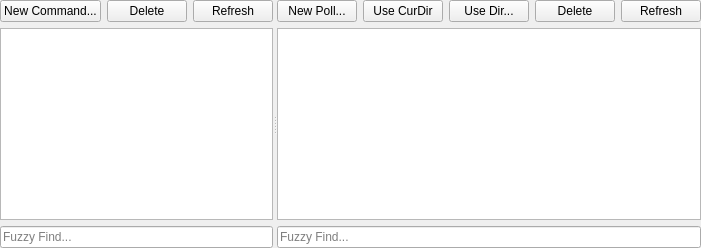
      <widget class="QSplitter" name="splitter">
       <property name="orientation">
        <enum>Qt::Horizontal</enum>
       </property>
       <widget class="QWidget" name="layoutWidget">
        <layout class="QVBoxLayout" name="verticalLayout">
         <item>
          <layout class="QHBoxLayout" name="horizontalLayout_8">
           <item>
            <widget class="QPushButton" name="button_newopt">
             <property name="toolTip">
              <string>&lt;html&gt;&lt;head/&gt;&lt;body&gt;&lt;p&gt;opens a window to create a new command that you can keep private or publish to the Pretty Protein Project server&lt;/p&gt;&lt;/body&gt;&lt;/html&gt;</string>
             </property>
             <property name="text">
              <string>New Command...</string>
             </property>
            </widget>
           </item>
           <item>
            <widget class="QPushButton" name="button_delopt">
             <property name="toolTip">
              <string>&lt;html&gt;&lt;head/&gt;&lt;body&gt;&lt;p&gt;delete the selected command. will only delete from the server if you are the same user who created it.&lt;/p&gt;&lt;/body&gt;&lt;/html&gt;</string>
             </property>
             <property name="text">
              <string>Delete</string>
             </property>
            </widget>
           </item>
           <item>
            <widget class="QPushButton" name="button_refresh_cmds">
             <property name="toolTip">
              <string>&lt;html&gt;&lt;head/&gt;&lt;body&gt;&lt;p&gt;get new command list from the server&lt;/p&gt;&lt;/body&gt;&lt;/html&gt;</string>
             </property>
             <property name="text">
              <string>Refresh</string>
             </property>
            </widget>
           </item>
          </layout>
         </item>
         <item>
          <widget class="QListWidget" name="toggles">
           <property name="dragEnabled">
            <bool>true</bool>
           </property>
           <property name="dragDropMode">
            <enum>QAbstractItemView::DragDrop</enum>
           </property>
          </widget>
         </item>
         <item>
          <widget class="QLineEdit" name="opt_findcmd">
           <property name="toolTip">
            <string>&lt;html&gt;&lt;head/&gt;&lt;body&gt;&lt;p&gt;searches command names using fzf fuzzyfinder syntax&lt;br/&gt;&lt;/p&gt;&lt;table border=&quot;0&quot; style=&quot; margin-top:0px; margin-bottom:0px; margin-left:0px; margin-right:0px; border-collapse:collapse;&quot; cellspacing=&quot;2&quot; cellpadding=&quot;0&quot; bgcolor=&quot;#343a40&quot;&gt;&lt;tr&gt;&lt;td style=&quot; padding-left:0; padding-right:0; padding-top:0; padding-bottom:0; border-top:1px; border-right:1px; border-bottom:1px; border-left:1px; border-top-color:#000000; border-right-color:#000000; border-bottom-color:#000000; border-left-color:#000000; border-top-style:solid; border-right-style:solid; border-bottom-style:solid; border-left-style:solid;&quot;&gt;&lt;p&gt;&lt;span style=&quot; font-family:'roboto mono','monospace'; font-size:16px; color:#000000;&quot;&gt;sbtrkt&lt;/span&gt;&lt;/p&gt;&lt;/td&gt;&lt;td style=&quot; padding-left:0; padding-right:0; padding-top:0; padding-bottom:0; border-top:1px; border-right:1px; border-bottom:1px; border-left:1px; border-top-color:#000000; border-right-color:#000000; border-bottom-color:#000000; border-left-color:#000000; border-top-style:solid; border-right-style:solid; border-bottom-style:solid; border-left-style:solid;&quot;&gt;&lt;p&gt;&lt;span style=&quot; font-family:'roboto','sans-serif'; font-size:16px; color:#000000;&quot;&gt;fuzzy-match&lt;/span&gt;&lt;/p&gt;&lt;/td&gt;&lt;td style=&quot; padding-left:0; padding-right:0; padding-top:0; padding-bottom:0; border-top:1px; border-right:1px; border-bottom:1px; border-left:1px; border-top-color:#000000; border-right-color:#000000; border-bottom-color:#000000; border-left-color:#000000; border-top-style:solid; border-right-style:solid; border-bottom-style:solid; border-left-style:solid;&quot;&gt;&lt;p&gt;&lt;span style=&quot; font-family:'roboto','sans-serif'; font-size:16px; color:#000000;&quot;&gt;Items that include &lt;/span&gt;&lt;span style=&quot; font-family:'roboto mono','monospace'; font-size:16px; color:#000000;&quot;&gt;sbtrkt&lt;/span&gt;&lt;span style=&quot; font-family:'roboto','sans-serif'; font-size:16px; color:#000000;&quot;&gt; characters in that order&lt;/span&gt;&lt;/p&gt;&lt;/td&gt;&lt;/tr&gt;&lt;tr&gt;&lt;td style=&quot; padding-left:0; padding-right:0; padding-top:0; padding-bottom:0; border-top:1px; border-right:1px; border-bottom:1px; border-left:1px; border-top-color:#000000; border-right-color:#000000; border-bottom-color:#000000; border-left-color:#000000; border-top-style:solid; border-right-style:solid; border-bottom-style:solid; border-left-style:solid;&quot;&gt;&lt;p&gt;&lt;span style=&quot; font-family:'roboto mono','monospace'; font-size:16px; color:#000000;&quot;&gt;'wild&lt;/span&gt;&lt;/p&gt;&lt;/td&gt;&lt;td style=&quot; padding-left:0; padding-right:0; padding-top:0; padding-bottom:0; border-top:1px; border-right:1px; border-bottom:1px; border-left:1px; border-top-color:#000000; border-right-color:#000000; border-bottom-color:#000000; border-left-color:#000000; border-top-style:solid; border-right-style:solid; border-bottom-style:solid; border-left-style:solid;&quot;&gt;&lt;p&gt;&lt;span style=&quot; font-family:'roboto','sans-serif'; font-size:16px; color:#000000;&quot;&gt;exact-match (quoted)&lt;/span&gt;&lt;/p&gt;&lt;/td&gt;&lt;td style=&quot; padding-left:0; padding-right:0; padding-top:0; padding-bottom:0; border-top:1px; border-right:1px; border-bottom:1px; border-left:1px; border-top-color:#000000; border-right-color:#000000; border-bottom-color:#000000; border-left-color:#000000; border-top-style:solid; border-right-style:solid; border-bottom-style:solid; border-left-style:solid;&quot;&gt;&lt;p&gt;&lt;span style=&quot; font-family:'roboto','sans-serif'; font-size:16px; color:#000000;&quot;&gt;Items that include &lt;/span&gt;&lt;span style=&quot; font-family:'roboto mono','monospace'; font-size:16px; color:#000000;&quot;&gt;wild&lt;/span&gt;&lt;/p&gt;&lt;/td&gt;&lt;/tr&gt;&lt;tr&gt;&lt;td style=&quot; padding-left:0; padding-right:0; padding-top:0; padding-bottom:0; border-top:1px; border-right:1px; border-bottom:1px; border-left:1px; border-top-color:#000000; border-right-color:#000000; border-bottom-color:#000000; border-left-color:#000000; border-top-style:solid; border-right-style:solid; border-bottom-style:solid; border-left-style:solid;&quot;&gt;&lt;p&gt;&lt;span style=&quot; font-family:'roboto mono','monospace'; font-size:16px; color:#000000;&quot;&gt;'wild'&lt;/span&gt;&lt;/p&gt;&lt;/td&gt;&lt;td style=&quot; padding-left:0; padding-right:0; padding-top:0; padding-bottom:0; border-top:1px; border-right:1px; border-bottom:1px; border-left:1px; border-top-color:#000000; border-right-color:#000000; border-bottom-color:#000000; border-left-color:#000000; border-top-style:solid; border-right-style:solid; border-bottom-style:solid; border-left-style:solid;&quot;&gt;&lt;p&gt;&lt;span style=&quot; font-family:'roboto','sans-serif'; font-size:16px; color:#000000;&quot;&gt;exact-boundary-match (quoted both ends)&lt;/span&gt;&lt;/p&gt;&lt;/td&gt;&lt;td style=&quot; padding-left:0; padding-right:0; padding-top:0; padding-bottom:0; border-top:1px; border-right:1px; border-bottom:1px; border-left:1px; border-top-color:#000000; border-right-color:#000000; border-bottom-color:#000000; border-left-color:#000000; border-top-style:solid; border-right-style:solid; border-bottom-style:solid; border-left-style:solid;&quot;&gt;&lt;p&gt;&lt;span style=&quot; font-family:'roboto','sans-serif'; font-size:16px; color:#000000;&quot;&gt;Items that include &lt;/span&gt;&lt;span style=&quot; font-family:'roboto mono','monospace'; font-size:16px; color:#000000;&quot;&gt;wild&lt;/span&gt;&lt;span style=&quot; font-family:'roboto','sans-serif'; font-size:16px; color:#000000;&quot;&gt; at word boundaries&lt;/span&gt;&lt;/p&gt;&lt;/td&gt;&lt;/tr&gt;&lt;tr&gt;&lt;td style=&quot; padding-left:0; padding-right:0; padding-top:0; padding-bottom:0; border-top:1px; border-right:1px; border-bottom:1px; border-left:1px; border-top-color:#000000; border-right-color:#000000; border-bottom-color:#000000; border-left-color:#000000; border-top-style:solid; border-right-style:solid; border-bottom-style:solid; border-left-style:solid;&quot;&gt;&lt;p&gt;&lt;span style=&quot; font-family:'roboto mono','monospace'; font-size:16px; color:#000000;&quot;&gt;^music&lt;/span&gt;&lt;/p&gt;&lt;/td&gt;&lt;td style=&quot; padding-left:0; padding-right:0; padding-top:0; padding-bottom:0; border-top:1px; border-right:1px; border-bottom:1px; border-left:1px; border-top-color:#000000; border-right-color:#000000; border-bottom-color:#000000; border-left-color:#000000; border-top-style:solid; border-right-style:solid; border-bottom-style:solid; border-left-style:solid;&quot;&gt;&lt;p&gt;&lt;span style=&quot; font-family:'roboto','sans-serif'; font-size:16px; color:#000000;&quot;&gt;prefix-exact-match&lt;/span&gt;&lt;/p&gt;&lt;/td&gt;&lt;td style=&quot; padding-left:0; padding-right:0; padding-top:0; padding-bottom:0; border-top:1px; border-right:1px; border-bottom:1px; border-left:1px; border-top-color:#000000; border-right-color:#000000; border-bottom-color:#000000; border-left-color:#000000; border-top-style:solid; border-right-style:solid; border-bottom-style:solid; border-left-style:solid;&quot;&gt;&lt;p&gt;&lt;span style=&quot; font-family:'roboto','sans-serif'; font-size:16px; color:#000000;&quot;&gt;Items that start with &lt;/span&gt;&lt;span style=&quot; font-family:'roboto mono','monospace'; font-size:16px; color:#000000;&quot;&gt;music&lt;/span&gt;&lt;/p&gt;&lt;/td&gt;&lt;/tr&gt;&lt;tr&gt;&lt;td style=&quot; padding-left:0; padding-right:0; padding-top:0; padding-bottom:0; border-top:1px; border-right:1px; border-bottom:1px; border-left:1px; border-top-color:#000000; border-right-color:#000000; border-bottom-color:#000000; border-left-color:#000000; border-top-style:solid; border-right-style:solid; border-bottom-style:solid; border-left-style:solid;&quot;&gt;&lt;p&gt;&lt;span style=&quot; font-family:'roboto mono','monospace'; font-size:16px; color:#000000;&quot;&gt;.mp3$&lt;/span&gt;&lt;/p&gt;&lt;/td&gt;&lt;td style=&quot; padding-left:0; padding-right:0; padding-top:0; padding-bottom:0; border-top:1px; border-right:1px; border-bottom:1px; border-left:1px; border-top-color:#000000; border-right-color:#000000; border-bottom-color:#000000; border-left-color:#000000; border-top-style:solid; border-right-style:solid; border-bottom-style:solid; border-left-style:solid;&quot;&gt;&lt;p&gt;&lt;span style=&quot; font-family:'roboto','sans-serif'; font-size:16px; color:#000000;&quot;&gt;suffix-exact-match&lt;/span&gt;&lt;/p&gt;&lt;/td&gt;&lt;td style=&quot; padding-left:0; padding-right:0; padding-top:0; padding-bottom:0; border-top:1px; border-right:1px; border-bottom:1px; border-left:1px; border-top-color:#000000; border-right-color:#000000; border-bottom-color:#000000; border-left-color:#000000; border-top-style:solid; border-right-style:solid; border-bottom-style:solid; border-left-style:solid;&quot;&gt;&lt;p&gt;&lt;span style=&quot; font-family:'roboto','sans-serif'; font-size:16px; color:#000000;&quot;&gt;Items that end with &lt;/span&gt;&lt;span style=&quot; font-family:'roboto mono','monospace'; font-size:16px; color:#000000;&quot;&gt;.mp3&lt;/span&gt;&lt;/p&gt;&lt;/td&gt;&lt;/tr&gt;&lt;tr&gt;&lt;td style=&quot; padding-left:0; padding-right:0; padding-top:0; padding-bottom:0; border-top:1px; border-right:1px; border-bottom:1px; border-left:1px; border-top-color:#000000; border-right-color:#000000; border-bottom-color:#000000; border-left-color:#000000; border-top-style:solid; border-right-style:solid; border-bottom-style:solid; border-left-style:solid;&quot;&gt;&lt;p&gt;&lt;span style=&quot; font-family:'roboto mono','monospace'; font-size:16px; color:#000000;&quot;&gt;!fire&lt;/span&gt;&lt;/p&gt;&lt;/td&gt;&lt;td style=&quot; padding-left:0; padding-right:0; padding-top:0; padding-bottom:0; border-top:1px; border-right:1px; border-bottom:1px; border-left:1px; border-top-color:#000000; border-right-color:#000000; border-bottom-color:#000000; border-left-color:#000000; border-top-style:solid; border-right-style:solid; border-bottom-style:solid; border-left-style:solid;&quot;&gt;&lt;p&gt;&lt;span style=&quot; font-family:'roboto','sans-serif'; font-size:16px; color:#000000;&quot;&gt;inverse-exact-match&lt;/span&gt;&lt;/p&gt;&lt;/td&gt;&lt;td style=&quot; padding-left:0; padding-right:0; padding-top:0; padding-bottom:0; border-top:1px; border-right:1px; border-bottom:1px; border-left:1px; border-top-color:#000000; border-right-color:#000000; border-bottom-color:#000000; border-left-color:#000000; border-top-style:solid; border-right-style:solid; border-bottom-style:solid; border-left-style:solid;&quot;&gt;&lt;p&gt;&lt;span style=&quot; font-family:'roboto','sans-serif'; font-size:16px; color:#000000;&quot;&gt;Items that do not include &lt;/span&gt;&lt;span style=&quot; font-family:'roboto mono','monospace'; font-size:16px; color:#000000;&quot;&gt;fire&lt;/span&gt;&lt;/p&gt;&lt;/td&gt;&lt;/tr&gt;&lt;tr&gt;&lt;td style=&quot; padding-left:0; padding-right:0; padding-top:0; padding-bottom:0; border-top:1px; border-right:1px; border-bottom:1px; border-left:1px; border-top-color:#000000; border-right-color:#000000; border-bottom-color:#000000; border-left-color:#000000; border-top-style:solid; border-right-style:solid; border-bottom-style:solid; border-left-style:solid;&quot;&gt;&lt;p&gt;&lt;span style=&quot; font-family:'roboto mono','monospace'; font-size:16px; color:#000000;&quot;&gt;!^music&lt;/span&gt;&lt;/p&gt;&lt;/td&gt;&lt;td style=&quot; padding-left:0; padding-right:0; padding-top:0; padding-bottom:0; border-top:1px; border-right:1px; border-bottom:1px; border-left:1px; border-top-color:#000000; border-right-color:#000000; border-bottom-color:#000000; border-left-color:#000000; border-top-style:solid; border-right-style:solid; border-bottom-style:solid; border-left-style:solid;&quot;&gt;&lt;p&gt;&lt;span style=&quot; font-family:'roboto','sans-serif'; font-size:16px; color:#000000;&quot;&gt;inverse-prefix-exact-match&lt;/span&gt;&lt;/p&gt;&lt;/td&gt;&lt;td style=&quot; padding-left:0; padding-right:0; padding-top:0; padding-bottom:0; border-top:1px; border-right:1px; border-bottom:1px; border-left:1px; border-top-color:#000000; border-right-color:#000000; border-bottom-color:#000000; border-left-color:#000000; border-top-style:solid; border-right-style:solid; border-bottom-style:solid; border-left-style:solid;&quot;&gt;&lt;p&gt;&lt;span style=&quot; font-family:'roboto','sans-serif'; font-size:16px; color:#000000;&quot;&gt;Items that do not start with &lt;/span&gt;&lt;span style=&quot; font-family:'roboto mono','monospace'; font-size:16px; color:#000000;&quot;&gt;music&lt;/span&gt;&lt;/p&gt;&lt;/td&gt;&lt;/tr&gt;&lt;tr&gt;&lt;td style=&quot; padding-left:0; padding-right:0; padding-top:0; padding-bottom:0; border-top:1px; border-right:1px; border-bottom:1px; border-left:1px; border-top-color:#000000; border-right-color:#000000; border-bottom-color:#000000; border-left-color:#000000; border-top-style:solid; border-right-style:solid; border-bottom-style:solid; border-left-style:solid;&quot;&gt;&lt;p&gt;&lt;span style=&quot; font-family:'roboto mono','monospace'; font-size:16px; color:#000000;&quot;&gt;!.mp3$&lt;/span&gt;&lt;/p&gt;&lt;/td&gt;&lt;td style=&quot; padding-left:0; padding-right:0; padding-top:0; padding-bottom:0; border-top:1px; border-right:1px; border-bottom:1px; border-left:1px; border-top-color:#000000; border-right-color:#000000; border-bottom-color:#000000; border-left-color:#000000; border-top-style:solid; border-right-style:solid; border-bottom-style:solid; border-left-style:solid;&quot;&gt;&lt;p&gt;&lt;span style=&quot; font-family:'roboto','sans-serif'; font-size:16px; color:#000000;&quot;&gt;inverse-suffix-exact-match&lt;/span&gt;&lt;/p&gt;&lt;/td&gt;&lt;td style=&quot; padding-left:0; padding-right:0; padding-top:0; padding-bottom:0; border-top:1px; border-right:1px; border-bottom:1px; border-left:1px; border-top-color:#000000; border-right-color:#000000; border-bottom-color:#000000; border-left-color:#000000; border-top-style:solid; border-right-style:solid; border-bottom-style:solid; border-left-style:solid;&quot;&gt;&lt;p&gt;&lt;span style=&quot; font-family:'roboto','sans-serif'; font-size:16px; color:#000000;&quot;&gt;Items that do not end with &lt;/span&gt;&lt;span style=&quot; font-family:'roboto mono','monospace'; font-size:16px; color:#000000;&quot;&gt;.mp3&lt;/span&gt;&lt;/p&gt;&lt;/td&gt;&lt;/tr&gt;&lt;/table&gt;&lt;/body&gt;&lt;/html&gt;</string>
           </property>
           <property name="text">
            <string/>
           </property>
           <property name="placeholderText">
            <string>Fuzzy Find...</string>
           </property>
          </widget>
         </item>
        </layout>
       </widget>
       <widget class="QWidget" name="layoutWidget">
        <layout class="QHBoxLayout" name="horizontalLayout_2">
         <item>
          <layout class="QVBoxLayout" name="verticalLayout_2">
           <item>
            <layout class="QHBoxLayout" name="horizontalLayout">
             <item>
              <widget class="QPushButton" name="button_newpoll">
               <property name="toolTip">
                <string>&lt;html&gt;&lt;head/&gt;&lt;body&gt;&lt;p&gt;opens a window to create a new poll which you can publish to the server, or keep locally.&lt;/p&gt;&lt;/body&gt;&lt;/html&gt;</string>
               </property>
               <property name="text">
                <string>New Poll...</string>
               </property>
              </widget>
             </item>
             <item>
              <widget class="QPushButton" name="button_use_curdir">
               <property name="toolTip">
                <string>&lt;html&gt;&lt;head/&gt;&lt;body&gt;&lt;p&gt;immediately create a new local poll using the current directory&lt;/p&gt;&lt;/body&gt;&lt;/html&gt;</string>
               </property>
               <property name="text">
                <string>Use CurDir</string>
               </property>
              </widget>
             </item>
             <item>
              <widget class="QPushButton" name="button_use_dir">
               <property name="toolTip">
                <string>&lt;html&gt;&lt;head/&gt;&lt;body&gt;&lt;p&gt;open a file picker to choose a directory from which to immediately create a local poll&lt;/p&gt;&lt;/body&gt;&lt;/html&gt;</string>
               </property>
               <property name="text">
                <string>Use Dir...</string>
               </property>
              </widget>
             </item>
             <item>
              <widget class="QPushButton" name="button_delpoll">
               <property name="toolTip">
                <string>&lt;html&gt;&lt;head/&gt;&lt;body&gt;&lt;p&gt;delete the selected poll. will only delete poll from the server if you are the creator&lt;/p&gt;&lt;/body&gt;&lt;/html&gt;</string>
               </property>
               <property name="text">
                <string>Delete</string>
               </property>
              </widget>
             </item>
             <item>
              <widget class="QPushButton" name="button_refresh_polls">
               <property name="toolTip">
                <string>&lt;html&gt;&lt;head/&gt;&lt;body&gt;&lt;p&gt;reload polls from the server&lt;/p&gt;&lt;/body&gt;&lt;/html&gt;</string>
               </property>
               <property name="text">
                <string>Refresh</string>
               </property>
              </widget>
             </item>
            </layout>
           </item>
           <item>
            <widget class="QListWidget" name="polls">
             <property name="dragEnabled">
              <bool>true</bool>
             </property>
             <property name="dragDropMode">
              <enum>QAbstractItemView::DragDrop</enum>
             </property>
            </widget>
           </item>
           <item>
            <widget class="QLineEdit" name="opt_findpoll">
             <property name="toolTip">
              <string>&lt;html&gt;&lt;head/&gt;&lt;body&gt;&lt;p&gt;searches poll names, user, lignds, sym, and description using fzf syntax:&lt;br/&gt;&lt;/p&gt;&lt;table border=&quot;0&quot; style=&quot; margin-top:0px; margin-bottom:0px; margin-left:0px; margin-right:0px; border-collapse:collapse;&quot; cellspacing=&quot;2&quot; cellpadding=&quot;0&quot; bgcolor=&quot;#343a40&quot;&gt;&lt;tr&gt;&lt;td style=&quot; padding-left:0; padding-right:0; padding-top:0; padding-bottom:0; border-top:1px; border-right:1px; border-bottom:1px; border-left:1px; border-top-color:#000000; border-right-color:#000000; border-bottom-color:#000000; border-left-color:#000000; border-top-style:solid; border-right-style:solid; border-bottom-style:solid; border-left-style:solid;&quot;&gt;&lt;p&gt;&lt;span style=&quot; font-family:'roboto mono','monospace'; font-size:16px; color:#000000;&quot;&gt;sbtrkt&lt;/span&gt;&lt;/p&gt;&lt;/td&gt;&lt;td style=&quot; padding-left:0; padding-right:0; padding-top:0; padding-bottom:0; border-top:1px; border-right:1px; border-bottom:1px; border-left:1px; border-top-color:#000000; border-right-color:#000000; border-bottom-color:#000000; border-left-color:#000000; border-top-style:solid; border-right-style:solid; border-bottom-style:solid; border-left-style:solid;&quot;&gt;&lt;p&gt;&lt;span style=&quot; font-family:'roboto','sans-serif'; font-size:16px; color:#000000;&quot;&gt;fuzzy-match&lt;/span&gt;&lt;/p&gt;&lt;/td&gt;&lt;td style=&quot; padding-left:0; padding-right:0; padding-top:0; padding-bottom:0; border-top:1px; border-right:1px; border-bottom:1px; border-left:1px; border-top-color:#000000; border-right-color:#000000; border-bottom-color:#000000; border-left-color:#000000; border-top-style:solid; border-right-style:solid; border-bottom-style:solid; border-left-style:solid;&quot;&gt;&lt;p&gt;&lt;span style=&quot; font-family:'roboto','sans-serif'; font-size:16px; color:#000000;&quot;&gt;Items that include &lt;/span&gt;&lt;span style=&quot; font-family:'roboto mono','monospace'; font-size:16px; color:#000000;&quot;&gt;sbtrkt&lt;/span&gt;&lt;span style=&quot; font-family:'roboto','sans-serif'; font-size:16px; color:#000000;&quot;&gt; characters in that order&lt;/span&gt;&lt;/p&gt;&lt;/td&gt;&lt;/tr&gt;&lt;tr&gt;&lt;td style=&quot; padding-left:0; padding-right:0; padding-top:0; padding-bottom:0; border-top:1px; border-right:1px; border-bottom:1px; border-left:1px; border-top-color:#000000; border-right-color:#000000; border-bottom-color:#000000; border-left-color:#000000; border-top-style:solid; border-right-style:solid; border-bottom-style:solid; border-left-style:solid;&quot;&gt;&lt;p&gt;&lt;span style=&quot; font-family:'roboto mono','monospace'; font-size:16px; color:#000000;&quot;&gt;'wild&lt;/span&gt;&lt;/p&gt;&lt;/td&gt;&lt;td style=&quot; padding-left:0; padding-right:0; padding-top:0; padding-bottom:0; border-top:1px; border-right:1px; border-bottom:1px; border-left:1px; border-top-color:#000000; border-right-color:#000000; border-bottom-color:#000000; border-left-color:#000000; border-top-style:solid; border-right-style:solid; border-bottom-style:solid; border-left-style:solid;&quot;&gt;&lt;p&gt;&lt;span style=&quot; font-family:'roboto','sans-serif'; font-size:16px; color:#000000;&quot;&gt;exact-match (quoted)&lt;/span&gt;&lt;/p&gt;&lt;/td&gt;&lt;td style=&quot; padding-left:0; padding-right:0; padding-top:0; padding-bottom:0; border-top:1px; border-right:1px; border-bottom:1px; border-left:1px; border-top-color:#000000; border-right-color:#000000; border-bottom-color:#000000; border-left-color:#000000; border-top-style:solid; border-right-style:solid; border-bottom-style:solid; border-left-style:solid;&quot;&gt;&lt;p&gt;&lt;span style=&quot; font-family:'roboto','sans-serif'; font-size:16px; color:#000000;&quot;&gt;Items that include &lt;/span&gt;&lt;span style=&quot; font-family:'roboto mono','monospace'; font-size:16px; color:#000000;&quot;&gt;wild&lt;/span&gt;&lt;/p&gt;&lt;/td&gt;&lt;/tr&gt;&lt;tr&gt;&lt;td style=&quot; padding-left:0; padding-right:0; padding-top:0; padding-bottom:0; border-top:1px; border-right:1px; border-bottom:1px; border-left:1px; border-top-color:#000000; border-right-color:#000000; border-bottom-color:#000000; border-left-color:#000000; border-top-style:solid; border-right-style:solid; border-bottom-style:solid; border-left-style:solid;&quot;&gt;&lt;p&gt;&lt;span style=&quot; font-family:'roboto mono','monospace'; font-size:16px; color:#000000;&quot;&gt;'wild'&lt;/span&gt;&lt;/p&gt;&lt;/td&gt;&lt;td style=&quot; padding-left:0; padding-right:0; padding-top:0; padding-bottom:0; border-top:1px; border-right:1px; border-bottom:1px; border-left:1px; border-top-color:#000000; border-right-color:#000000; border-bottom-color:#000000; border-left-color:#000000; border-top-style:solid; border-right-style:solid; border-bottom-style:solid; border-left-style:solid;&quot;&gt;&lt;p&gt;&lt;span style=&quot; font-family:'roboto','sans-serif'; font-size:16px; color:#000000;&quot;&gt;exact-boundary-match (quoted both ends)&lt;/span&gt;&lt;/p&gt;&lt;/td&gt;&lt;td style=&quot; padding-left:0; padding-right:0; padding-top:0; padding-bottom:0; border-top:1px; border-right:1px; border-bottom:1px; border-left:1px; border-top-color:#000000; border-right-color:#000000; border-bottom-color:#000000; border-left-color:#000000; border-top-style:solid; border-right-style:solid; border-bottom-style:solid; border-left-style:solid;&quot;&gt;&lt;p&gt;&lt;span style=&quot; font-family:'roboto','sans-serif'; font-size:16px; color:#000000;&quot;&gt;Items that include &lt;/span&gt;&lt;span style=&quot; font-family:'roboto mono','monospace'; font-size:16px; color:#000000;&quot;&gt;wild&lt;/span&gt;&lt;span style=&quot; font-family:'roboto','sans-serif'; font-size:16px; color:#000000;&quot;&gt; at word boundaries&lt;/span&gt;&lt;/p&gt;&lt;/td&gt;&lt;/tr&gt;&lt;tr&gt;&lt;td style=&quot; padding-left:0; padding-right:0; padding-top:0; padding-bottom:0; border-top:1px; border-right:1px; border-bottom:1px; border-left:1px; border-top-color:#000000; border-right-color:#000000; border-bottom-color:#000000; border-left-color:#000000; border-top-style:solid; border-right-style:solid; border-bottom-style:solid; border-left-style:solid;&quot;&gt;&lt;p&gt;&lt;span style=&quot; font-family:'roboto mono','monospace'; font-size:16px; color:#000000;&quot;&gt;^music&lt;/span&gt;&lt;/p&gt;&lt;/td&gt;&lt;td style=&quot; padding-left:0; padding-right:0; padding-top:0; padding-bottom:0; border-top:1px; border-right:1px; border-bottom:1px; border-left:1px; border-top-color:#000000; border-right-color:#000000; border-bottom-color:#000000; border-left-color:#000000; border-top-style:solid; border-right-style:solid; border-bottom-style:solid; border-left-style:solid;&quot;&gt;&lt;p&gt;&lt;span style=&quot; font-family:'roboto','sans-serif'; font-size:16px; color:#000000;&quot;&gt;prefix-exact-match&lt;/span&gt;&lt;/p&gt;&lt;/td&gt;&lt;td style=&quot; padding-left:0; padding-right:0; padding-top:0; padding-bottom:0; border-top:1px; border-right:1px; border-bottom:1px; border-left:1px; border-top-color:#000000; border-right-color:#000000; border-bottom-color:#000000; border-left-color:#000000; border-top-style:solid; border-right-style:solid; border-bottom-style:solid; border-left-style:solid;&quot;&gt;&lt;p&gt;&lt;span style=&quot; font-family:'roboto','sans-serif'; font-size:16px; color:#000000;&quot;&gt;Items that start with &lt;/span&gt;&lt;span style=&quot; font-family:'roboto mono','monospace'; font-size:16px; color:#000000;&quot;&gt;music&lt;/span&gt;&lt;/p&gt;&lt;/td&gt;&lt;/tr&gt;&lt;tr&gt;&lt;td style=&quot; padding-left:0; padding-right:0; padding-top:0; padding-bottom:0; border-top:1px; border-right:1px; border-bottom:1px; border-left:1px; border-top-color:#000000; border-right-color:#000000; border-bottom-color:#000000; border-left-color:#000000; border-top-style:solid; border-right-style:solid; border-bottom-style:solid; border-left-style:solid;&quot;&gt;&lt;p&gt;&lt;span style=&quot; font-family:'roboto mono','monospace'; font-size:16px; color:#000000;&quot;&gt;.mp3$&lt;/span&gt;&lt;/p&gt;&lt;/td&gt;&lt;td style=&quot; padding-left:0; padding-right:0; padding-top:0; padding-bottom:0; border-top:1px; border-right:1px; border-bottom:1px; border-left:1px; border-top-color:#000000; border-right-color:#000000; border-bottom-color:#000000; border-left-color:#000000; border-top-style:solid; border-right-style:solid; border-bottom-style:solid; border-left-style:solid;&quot;&gt;&lt;p&gt;&lt;span style=&quot; font-family:'roboto','sans-serif'; font-size:16px; color:#000000;&quot;&gt;suffix-exact-match&lt;/span&gt;&lt;/p&gt;&lt;/td&gt;&lt;td style=&quot; padding-left:0; padding-right:0; padding-top:0; padding-bottom:0; border-top:1px; border-right:1px; border-bottom:1px; border-left:1px; border-top-color:#000000; border-right-color:#000000; border-bottom-color:#000000; border-left-color:#000000; border-top-style:solid; border-right-style:solid; border-bottom-style:solid; border-left-style:solid;&quot;&gt;&lt;p&gt;&lt;span style=&quot; font-family:'roboto','sans-serif'; font-size:16px; color:#000000;&quot;&gt;Items that end with &lt;/span&gt;&lt;span style=&quot; font-family:'roboto mono','monospace'; font-size:16px; color:#000000;&quot;&gt;.mp3&lt;/span&gt;&lt;/p&gt;&lt;/td&gt;&lt;/tr&gt;&lt;tr&gt;&lt;td style=&quot; padding-left:0; padding-right:0; padding-top:0; padding-bottom:0; border-top:1px; border-right:1px; border-bottom:1px; border-left:1px; border-top-color:#000000; border-right-color:#000000; border-bottom-color:#000000; border-left-color:#000000; border-top-style:solid; border-right-style:solid; border-bottom-style:solid; border-left-style:solid;&quot;&gt;&lt;p&gt;&lt;span style=&quot; font-family:'roboto mono','monospace'; font-size:16px; color:#000000;&quot;&gt;!fire&lt;/span&gt;&lt;/p&gt;&lt;/td&gt;&lt;td style=&quot; padding-left:0; padding-right:0; padding-top:0; padding-bottom:0; border-top:1px; border-right:1px; border-bottom:1px; border-left:1px; border-top-color:#000000; border-right-color:#000000; border-bottom-color:#000000; border-left-color:#000000; border-top-style:solid; border-right-style:solid; border-bottom-style:solid; border-left-style:solid;&quot;&gt;&lt;p&gt;&lt;span style=&quot; font-family:'roboto','sans-serif'; font-size:16px; color:#000000;&quot;&gt;inverse-exact-match&lt;/span&gt;&lt;/p&gt;&lt;/td&gt;&lt;td style=&quot; padding-left:0; padding-right:0; padding-top:0; padding-bottom:0; border-top:1px; border-right:1px; border-bottom:1px; border-left:1px; border-top-color:#000000; border-right-color:#000000; border-bottom-color:#000000; border-left-color:#000000; border-top-style:solid; border-right-style:solid; border-bottom-style:solid; border-left-style:solid;&quot;&gt;&lt;p&gt;&lt;span style=&quot; font-family:'roboto','sans-serif'; font-size:16px; color:#000000;&quot;&gt;Items that do not include &lt;/span&gt;&lt;span style=&quot; font-family:'roboto mono','monospace'; font-size:16px; color:#000000;&quot;&gt;fire&lt;/span&gt;&lt;/p&gt;&lt;/td&gt;&lt;/tr&gt;&lt;tr&gt;&lt;td style=&quot; padding-left:0; padding-right:0; padding-top:0; padding-bottom:0; border-top:1px; border-right:1px; border-bottom:1px; border-left:1px; border-top-color:#000000; border-right-color:#000000; border-bottom-color:#000000; border-left-color:#000000; border-top-style:solid; border-right-style:solid; border-bottom-style:solid; border-left-style:solid;&quot;&gt;&lt;p&gt;&lt;span style=&quot; font-family:'roboto mono','monospace'; font-size:16px; color:#000000;&quot;&gt;!^music&lt;/span&gt;&lt;/p&gt;&lt;/td&gt;&lt;td style=&quot; padding-left:0; padding-right:0; padding-top:0; padding-bottom:0; border-top:1px; border-right:1px; border-bottom:1px; border-left:1px; border-top-color:#000000; border-right-color:#000000; border-bottom-color:#000000; border-left-color:#000000; border-top-style:solid; border-right-style:solid; border-bottom-style:solid; border-left-style:solid;&quot;&gt;&lt;p&gt;&lt;span style=&quot; font-family:'roboto','sans-serif'; font-size:16px; color:#000000;&quot;&gt;inverse-prefix-exact-match&lt;/span&gt;&lt;/p&gt;&lt;/td&gt;&lt;td style=&quot; padding-left:0; padding-right:0; padding-top:0; padding-bottom:0; border-top:1px; border-right:1px; border-bottom:1px; border-left:1px; border-top-color:#000000; border-right-color:#000000; border-bottom-color:#000000; border-left-color:#000000; border-top-style:solid; border-right-style:solid; border-bottom-style:solid; border-left-style:solid;&quot;&gt;&lt;p&gt;&lt;span style=&quot; font-family:'roboto','sans-serif'; font-size:16px; color:#000000;&quot;&gt;Items that do not start with &lt;/span&gt;&lt;span style=&quot; font-family:'roboto mono','monospace'; font-size:16px; color:#000000;&quot;&gt;music&lt;/span&gt;&lt;/p&gt;&lt;/td&gt;&lt;/tr&gt;&lt;tr&gt;&lt;td style=&quot; padding-left:0; padding-right:0; padding-top:0; padding-bottom:0; border-top:1px; border-right:1px; border-bottom:1px; border-left:1px; border-top-color:#000000; border-right-color:#000000; border-bottom-color:#000000; border-left-color:#000000; border-top-style:solid; border-right-style:solid; border-bottom-style:solid; border-left-style:solid;&quot;&gt;&lt;p&gt;&lt;span style=&quot; font-family:'roboto mono','monospace'; font-size:16px; color:#000000;&quot;&gt;!.mp3$&lt;/span&gt;&lt;/p&gt;&lt;/td&gt;&lt;td style=&quot; padding-left:0; padding-right:0; padding-top:0; padding-bottom:0; border-top:1px; border-right:1px; border-bottom:1px; border-left:1px; border-top-color:#000000; border-right-color:#000000; border-bottom-color:#000000; border-left-color:#000000; border-top-style:solid; border-right-style:solid; border-bottom-style:solid; border-left-style:solid;&quot;&gt;&lt;p&gt;&lt;span style=&quot; font-family:'roboto','sans-serif'; font-size:16px; color:#000000;&quot;&gt;inverse-suffix-exact-match&lt;/span&gt;&lt;/p&gt;&lt;/td&gt;&lt;td style=&quot; padding-left:0; padding-right:0; padding-top:0; padding-bottom:0; border-top:1px; border-right:1px; border-bottom:1px; border-left:1px; border-top-color:#000000; border-right-color:#000000; border-bottom-color:#000000; border-left-color:#000000; border-top-style:solid; border-right-style:solid; border-bottom-style:solid; border-left-style:solid;&quot;&gt;&lt;p&gt;&lt;span style=&quot; font-family:'roboto','sans-serif'; font-size:16px; color:#000000;&quot;&gt;Items that do not end with &lt;/span&gt;&lt;span style=&quot; font-family:'roboto mono','monospace'; font-size:16px; color:#000000;&quot;&gt;.mp3&lt;/span&gt;&lt;/p&gt;&lt;/td&gt;&lt;/tr&gt;&lt;/table&gt;&lt;/body&gt;&lt;/html&gt;</string>
             </property>
             <property name="text">
              <string/>
             </property>
             <property name="placeholderText">
              <string>Fuzzy Find...</string>
             </property>
            </widget>
           </item>
          </layout>
         </item>
        </layout>
       </widget>
      </widget>
